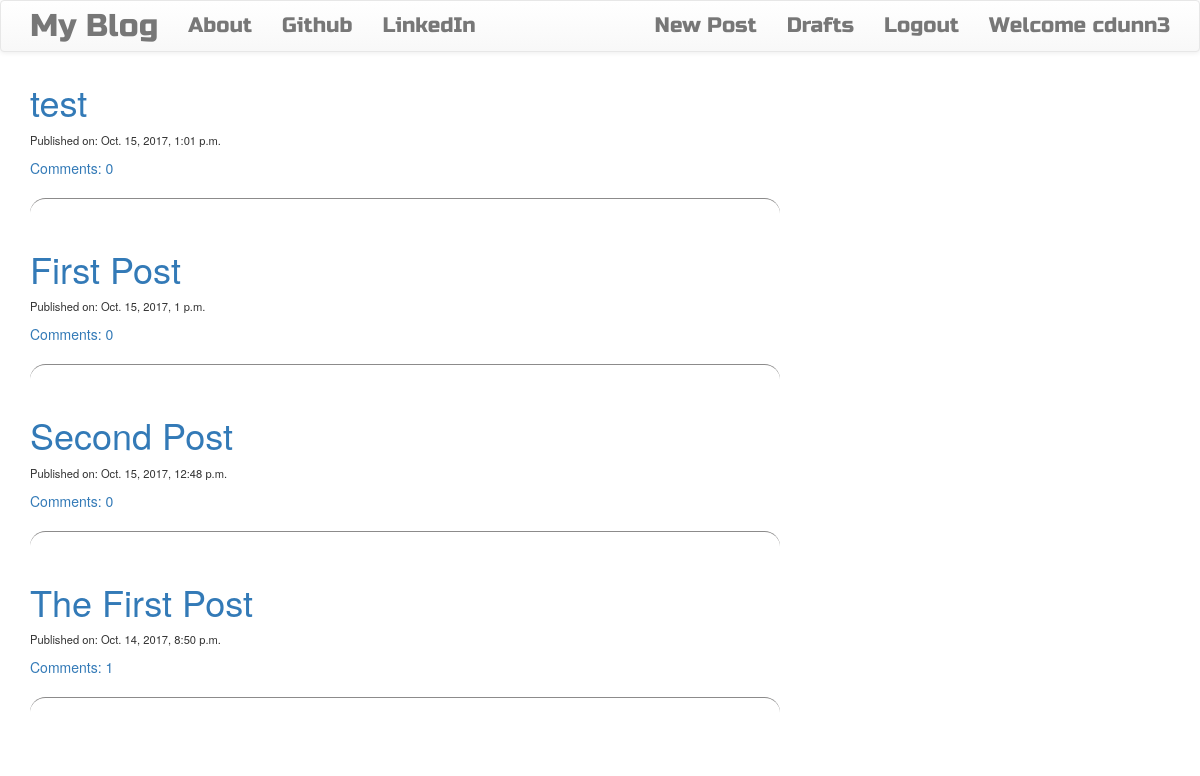
The app's page / (signed in) with its own data.
### blog/models.py (models this page shows, shortened)
class Post(models.Model):
    author = models.ForeignKey('auth.User')
    title = models.CharField(max_length=200)
    text = models.TextField()
    create_date = models.DateTimeField(default=timezone.now)
    published_date = models.DateTimeField(blank=True, null=True)
    def approve_comments(self):
        return self.comments.filter(approved_comment=True)

### blog/views.py (the view)
# urls.py: url(r'^$', views.PostListView.as_view(), name='post_list'),
class PostListView(ListView):
    model = Post
    template_name = 'post_list'
    def get_queryset(self):
        return Post.objects.filter(published_date__lte=timezone.now()).order_by('-published_date')

### blog/templates/blog/post_list.html (shortened to what this page needs)
{% extends 'blog/base.html' %}
{% block content %}
<div class="centerstage">
  {% for post in post_list %}
    <div class="post">
      <h1>
        <a href="{% url 'post_detail' pk=post.pk %}">{{ post.title }}</a>
      </h1>
      <p class='date'>Published on: {{ post.published_date}}</p>
      <a href="{% url 'post_detail' pk=post.pk %}">Comments: {{ post.approve_comments.count }}</a>
    </div>
    <hr class='hrline'>
  {% endfor %}
</div>
{%endblock%}

### blog/templates/blog/base.html (shortened to what this page needs)
<!DOCTYPE html>
{% load staticfiles %}
<html>
  <head>
    <link rel="stylesheet" href="https://maxcdn.bootstrapcdn.com/bootstrap/3.3.7/css/bootstrap.min.css">
    <link rel="stylesheet" href="https://maxcdn.bootstrapcdn.com/bootstrap/3.3.7/css/bootstrap-theme.min.css">
    <link rel="stylesheet" href="//cdn.jsdelivr.net/npm/medium-editor@latest/dist/css/medium-editor.min.css" type="text/css" media="screen" charset="utf-8">
    <link rel="stylesheet" href="{% static 'css/blog.css' %}">
  <body>
    <nav class="navbar navbar-default techfont custom-navbar">
      <div class="container">
        <ul class='nav navbar-nav'>
          <li>
            <a class='navbar-brand bigbrand' href="{% url 'post_list' %}">My Blog</a>
          </li>
          <li>
            <a href="{% url 'about' %}">About</a>
          </li>
          <li>
            <a href="https://www.github.com">Github</a>
          </li>
          <li>
            <a href="https://www.linkedin.com">LinkedIn</a>
          </li>
        </ul>
        <ul class='nav navbar-nav navbar-right'>
          {% if user.is_authenticated %}
            <li>
              <a href="{% url 'post_new' %}">New Post</a>
            </li>
            <li>
              <a href="{% url 'post_draft_list' %}">Drafts</a>
            </li>
            <li>
              <a href="{% url 'logout' %}">Logout</a>
            </li>
            <li>
              <a> Welcome {{user.username}}</a>
            </li>
          {% else %}
            <li>
              <a class='nav navbar-right' href="{% url 'login' %}"><span class='glyphicon glyphicon-user'></span></a>
            </li>
          {% endif %}
        </ul>
      </div>
    </nav>
    <div class="content container">
      <div class="row">
        <div class="col-md-8">
          <div class="blog_posts">
            {% block content %}
            {% endblock %}
          </div>
        </div>
      </div>
    </div>
  </body>
</html>

### blog/static/css/blog.css (style rules this page uses)
.centerstage { margin-left: auto; margin-right: auto; }
.date { font-size: 0.8em; }
.hrline { height: 30px; border-style: solid; border-color: #8c8b8b; border-width: 1px 0 0 0; border-radius: 20px; }
.techfont { font-family: 'Russo One',sans-serif; font-size: 1.5em; margin-bottom: 10px; }
.bigbrand { font-size: 1.5em; }

### records on screen
Post: title "test", published_date "Oct. 15, 2017, 1:01 p.m.", approve_comments.count "0"
Post: title "First Post", published_date "Oct. 15, 2017, 1 p.m.", approve_comments.count "0"
Post: title "Second Post", published_date "Oct. 15, 2017, 12:48 p.m.", approve_comments.count "0"
Post: title "The First Post", published_date "Oct. 14, 2017, 8:50 p.m.", approve_comments.count "1"

### other values on screen
{{ user.username }} "cdunn3"
